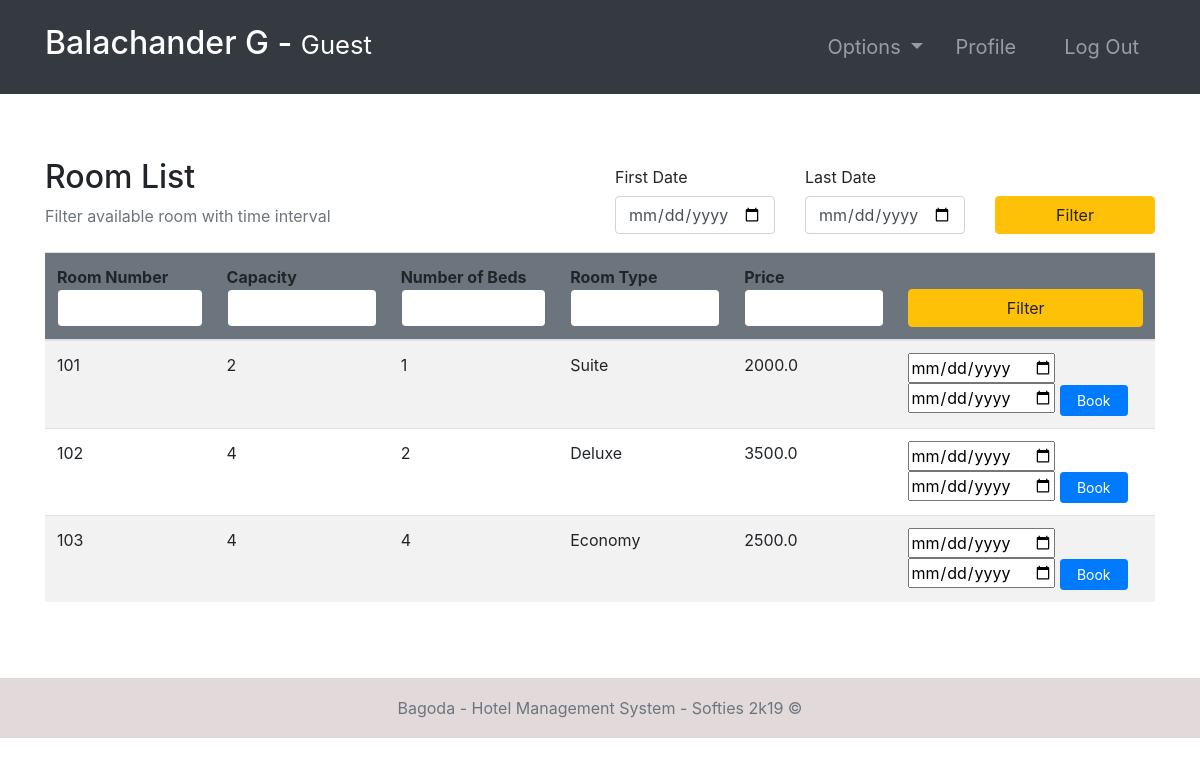
The page /rooms/ (signed in) on the database its author committed.
### room/models.py (models this page shows)
class Room(models.Model):
    ROOM_TYPES = (
        ('King', 'King'),
        ('Luxury', 'Luxury'),
        ('Normal', 'Normal'),
        ('Economic', 'Economic'),
    )
    number = models.IntegerField(primary_key=True)
    capacity = models.SmallIntegerField()
    numberOfBeds = models.SmallIntegerField()
    roomType = models.CharField(max_length=20, choices=ROOM_TYPES)
    price = models.FloatField()
    statusStartDate = models.DateField(null=True)
    statusEndDate = models.DateField(null=True)
    def __str__(self):
        return str(self.number)

### room/views.py (the view, shortened to what this page needs)
# urls.py: path('rooms/', rooms, name="rooms"),
@ login_required(login_url='login')
def rooms(request):
    role = str(request.user.groups.all()[0])
    path = role + "/"
    rooms = Room.objects.all()
    firstDayStr = None
    lastDateStr = None
    def chech_availability(fd, ed):
        availableRooms = []
        for room in rooms:
            availList = []
            bookingList = Booking.objects.filter(roomNumber=room)
            if room.statusStartDate == None:
                for booking in bookingList:
                    if booking.startDate > ed.date() or booking.endDate < fd.date():
                        availList.append(True)
                    else:
                        availList.append(False)
                if all(availList):
                    availableRooms.append(room)
            else:
                if room.statusStartDate > ed.date() or room.statusEndDate < fd.date():
                    for booking in bookingList:
                        if booking.startDate > ed.date() or booking.endDate < fd.date():
                            availList.append(True)
                        else:
                            availList.append(False)
                        if all(availList):
                            availableRooms.append(room)
        return availableRooms
    context = {
        "role": role,
        'rooms': rooms,
        'fd': firstDayStr,
        'ld': lastDateStr
    }
    return render(request, path + "rooms.html", context)

### accounts/models.py (called while the page is built)
    def currentRoom(self):
        from room.models import Booking
        booking = Booking.objects.filter(guest=self).last()
        return booking.roomNumber

### Templates/guest/rooms.html
{% extends '../index.html' %}
{% block context %}
{% include '../common_pages/rooms.html' %}
{% endblock %}

### Templates/incs/nav.html (shortened to what this page needs)
<nav class="navbar navbar-dark bg-dark navbar-expand-lg py-3 " role="navigation">
    <div class="container">
        <a href="" class="navbar-brand">
            <h2 class="text-capitalize">
                {{ request.user.first_name }} {{ request.user.last_name }} -
                {% if role != "receptionist" %}
                <small>
                    {{ role }}
                </small>
                {% else %}
                <small>
                    Agent
                </small>
                {% endif %}
            </h2>
        </a>
        <div class="collapse navbar-collapse" id="navbarTags">
            <ul class="navbar-nav ml-auto">
                <li class="nav-item dropdown p-2">
                    <a class="nav-link dropdown-toggle" href="#" id="navbarDropdown" role="button"
                        data-toggle="dropdown" aria-haspopup="true" aria-expanded="false">
                        Options
                    </a>
                </li>
                <li class="nav-item mr-3 p-2">
                    {% if role == 'guest' %}
                    <a href="{% url 'guest-profile' user.id %}" class="nav-link">Profile</a>
                    {% endif %}
                </li>
                <li class="nav-item p-2 ">
                    <a href="{% url 'logout' %}" class="nav-link">Log Out</a>
                </li>
            </ul>
        </div>
    </div>
</nav>

### Templates/common_pages/rooms.html (shortened to what this page needs)
<div class="container py-5 clearfix">
    <div class="table-header row mt-3 clearfix">
        <div class="col-sm-12 col-md-12 col-lg-6 mb-4">
            <h2>Room List</h2>
            <span class="text-muted">Filter available room with time interval</span>
        </div>
        <div class="col-sm-12 col-md-12 col-lg-6">
            <form action="" method="POST">
                <div class="row">
                    <div class="form-group col-4">
                        <label for="example-date-input" class="col-form-label">First Date</label>
                        <div class="">
                            <input class="form-control" type="date" name="fd" value="{{fd}}" id="example-date-input">
                        </div>
                    </div>
                    <div class="form-group col-4">
                        <label for="example-date-input" class="col-form-label">Last Date</label>
                        <div class="">
                            <input class="form-control" type="date" name="ld" value="{{ld}}" id="example-date-input">
                        </div>
                    </div>
                    <div class="col-4" style="margin-top:38px;">
                        <button type="submit" name="dateFilter" class="btn btn-warning w-100">Filter</button>
                    </div>
                </div>
            </form>
        </div>
    </div>
    <table class="table table-hover table-striped">
        <thead class="bg-secondary rounded">
            <tr>
                <form action="" method="POST">
                    <th>Room Number<input type="number" name="number" value="{{number}}"
                            class="form-control border border-secondary"></th>
                    <th>Capacity<input type="number" name="capacity" value="{{capacity}}"
                            class="form-control border border-secondary"></th>
                    <th>Number of Beds<input type="number" name="nob" value="{{nob}}"
                            class="form-control border border-secondary"></th>
                    <th>Room Type<input type="text" name="type" value="{{type}}"
                            class="form-control border border-secondary"></th>
                    <th>Price <input type="number" step="0.01" name="price" value="{{price}}"
                            class="form-control border border-secondary"></th>
                    <th colspan="2"><button type="submit" name="filter" class="btn btn-warning w-100">Filter</button>
                    </th>
                </form>
            </tr>
        </thead>
        <tbody>
            {% for room in rooms %}
            <tr>
                <td>{{ room.number }}</td>
                <td>{{ room.capacity }}</td>
                <td>{{ room.numberOfBeds }}</td>
                <td>{{ room.roomType }}</td>
                <td>{{ room.price }}</td>
                {% if role == "guest" or role == "receptionist" %}
                <td>
                    <form action="{% url 'booking-make' %}" method="POST">
                        <input type="date" value="{{fd}}" name="fd" class="">
                        <input type="date" value="{{ld}}" name="ld" class="">
                        <button type="submit" name="book" id="book" class="btn btn-sm btn-primary px-3">Book</button>
                    </form>
                </td>
                {% endif %}
            </tr>
            {% endfor %}
        </tbody>
    </table>
</div>

### static/css/main.css (style rules this page uses)
* { margin: 0; padding: 0; -webkit-font-smoothing: antialiased; }
.clearfix { overflow: auto; }
body { position: relative; }
nav .nav-item { font-size: 20px; }

### rows shown on the page
Room: number "101", capacity "2", numberOfBeds "1", roomType "Suite", price "2000.0"
Room: number "102", capacity "4", numberOfBeds "2", roomType "Deluxe", price "3500.0"
Room: number "103", capacity "4", numberOfBeds "4", roomType "Economy", price "2500.0"

### other values the page prints
{{ request.user.first_name }} "Balachander"
{{ request.user.last_name }} "G"
{{ role }} "Guest"
